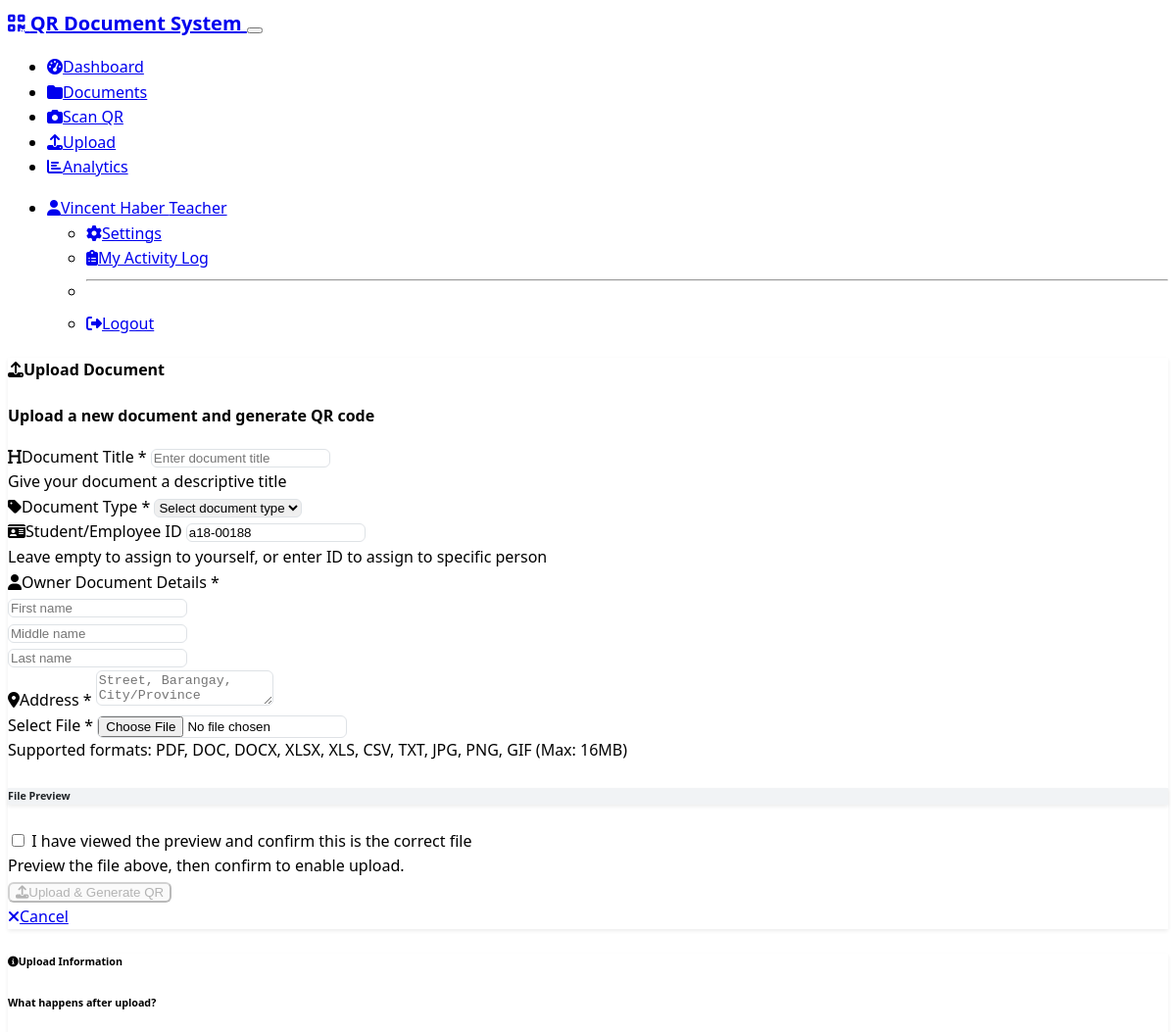
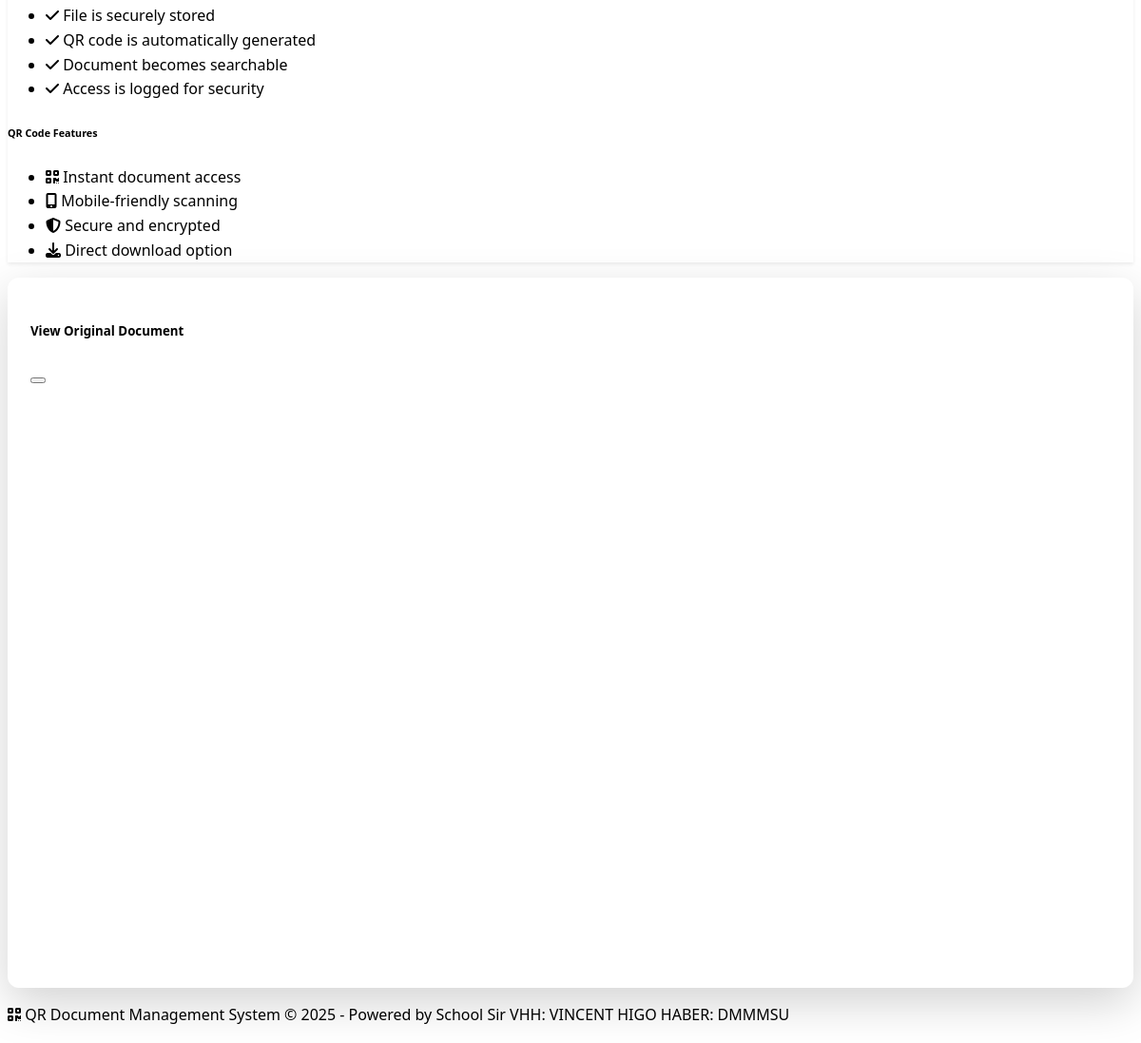
/upload (signed in), run on the app's committed database (2 pictures, top to bottom).
### models.py (models this page shows, shortened)
class User(UserMixin, db.Model):
    id = db.Column(db.Integer, primary_key=True)
    username = db.Column(db.String(64), unique=True, nullable=False, index=True)
    email = db.Column(db.String(120), unique=True, nullable=False, index=True)
    password_hash = db.Column(db.String(256), nullable=False)
    first_name = db.Column(db.String(50), nullable=False)
    last_name = db.Column(db.String(50), nullable=False)
    student_id = db.Column(db.String(20), unique=True, nullable=True)
    role_id = db.Column(db.Integer, db.ForeignKey('role.id'), nullable=False)
    is_active = db.Column(db.Boolean, default=True)
    last_login = db.Column(db.DateTime)
    created_at = db.Column(db.DateTime, default=datetime.utcnow)
    uploaded_documents = db.relationship('Document', foreign_keys='Document.uploaded_by_id', backref='uploader', lazy='dynamic')
    owned_documents = db.relationship('Document', foreign_keys='Document.owner_id', backref='owner', lazy='dynamic')
    access_logs = db.relationship('AccessLog', backref='user', lazy='dynamic')
    def get_full_name(self):
        return f"{self.first_name} {self.last_name}"
    def has_role(self, role_name):
        return self.role and self.role.name == role_name
    def can_access_admin(self):
        return self.has_role('Admin')
    def can_upload_documents(self):
        return self.has_role('Admin') or self.has_role('Teacher') or self.has_role('Registrar')

class Role(db.Model):
    id = db.Column(db.Integer, primary_key=True)
    name = db.Column(db.String(50), unique=True, nullable=False)
    users = db.relationship('User', backref='role', lazy='dynamic')

### routes.py (the view, shortened to what this page needs)
@app.route('/upload', methods=['GET', 'POST'])
@login_required
def upload_document():
    if not current_user.can_upload_documents():
        flash('You do not have permission to upload documents.', 'error')
        return redirect(url_for('dashboard'))
    document_types = DocumentType.query.all()
    return render_template('upload.html', document_types=document_types)

### templates/upload.html (shortened to what this page needs)
{% extends "base.html" %}
{% block content %}
<div class="container mt-4">
    <div class="row justify-content-center">
        <div class="col-md-8 col-lg-6">
            <div class="card">
                <div class="card-header">
                    <h4><i class="fas fa-upload me-2"></i>Upload Document</h4>
                    <p class="mb-0 text-muted">Upload a new document and generate QR code</p>
                </div>
                <div class="card-body">
                    <form method="POST" enctype="multipart/form-data">
                        <div class="mb-3">
                            <label for="title" class="form-label">
                                <i class="fas fa-heading me-1"></i>Document Title *
                            </label>
                            <input type="text" class="form-control" id="title" name="title"
                                   placeholder="Enter document title" required>
                            <div class="form-text">Give your document a descriptive title</div>
                        </div>
                        <div class="mb-3">
                            <label for="document_type" class="form-label">
                                <i class="fas fa-tag me-1"></i>Document Type *
                            </label>
                            <select class="form-select" id="document_type" name="document_type" required>
                                <option value="">Select document type</option>
                            </select>
                        </div>
                        {% if current_user.has_role('Admin') or current_user.has_role('Teacher') or current_user.has_role('Registrar') %}
                        <div class="mb-3">
                            <label for="student_id" class="form-label">
                                <i class="fas fa-id-card me-1"></i>Student/Employee ID
                            </label>
                            <input type="text" class="form-control" id="student_id" name="student_id"
                                   placeholder="Enter student or employee ID (optional)" value="{{ current_user.student_id or '' }}">
                            <div class="form-text">
                                Leave empty to assign to yourself, or enter ID to assign to specific person
                            </div>
                        </div>
                        {% else %}
                        <input type="hidden" name="student_id" value="{{ current_user.student_id or '' }}">
                        {% endif %}
                        <div class="mb-3">
                            <label class="form-label"><i class="fas fa-user me-1"></i>Owner Document Details *</label>
                            <div class="row g-2">
                                <div class="col-md-4">
                                    <input type="text" class="form-control" name="owner_first_name" placeholder="First name" required>
                                </div>
                                <div class="col-md-4">
                                    <input type="text" class="form-control" name="owner_middle_name" placeholder="Middle name" required>
                                </div>
                                <div class="col-md-4">
                                    <input type="text" class="form-control" name="owner_last_name" placeholder="Last name" required>
                                </div>
                            </div>
                        </div>
                        <div class="mb-3">
                            <label for="owner_address" class="form-label"><i class="fas fa-location-dot me-1"></i>Address *</label>
                            <textarea class="form-control" id="owner_address" name="owner_address" rows="2" placeholder="Street, Barangay, City/Province" required></textarea>
                        </div>
                        <div class="mb-3">
                            <label for="file" class="form-label">
                                Select File *
                            </label>
                            <input type="file" class="form-control" id="file" name="file"
                                   accept=".pdf,.doc,.docx,.xlsx,.xls,.csv,.txt,.jpg,.jpeg,.png,.gif" required>
                            <div class="form-text">
                                Supported formats: PDF, DOC, DOCX, XLSX, XLS, CSV, TXT, JPG, PNG, GIF (Max: 16MB)
                            </div>
                        </div>
                        <div id="filePreview" class="mb-3 d-none">
                            <div class="card bg-light">
                                <div class="card-body">
                                    <h6 class="card-title">File Preview</h6>
                                </div>
                            </div>
                        </div>
                        <div id="confirmSection" class="mb-3 d-none">
                            <div class="form-check">
                                <input class="form-check-input" type="checkbox" id="confirmCorrect" required>
                                <label class="form-check-label" for="confirmCorrect">
                                    I have viewed the preview and confirm this is the correct file
                                </label>
                            </div>
                            <div class="form-text">Preview the file above, then confirm to enable upload.</div>
                        </div>
                        <div class="row">
                            <div class="col-md-6">
                                <button type="submit" class="btn btn-primary w-100">
                                    <i class="fas fa-upload me-1"></i>Upload & Generate QR
                                </button>
                            </div>
                            <div class="col-md-6">
                                <a href="{{ url_for('documents') }}" class="btn btn-secondary w-100">
                                    <i class="fas fa-times me-1"></i>Cancel
                                </a>
                            </div>
                        </div>
                    </form>
                </div>
            </div>
            <div class="card mt-4">
                <div class="card-header">
                    <h6><i class="fas fa-info-circle me-2"></i>Upload Information</h6>
                </div>
                <div class="card-body">
                    <div class="row">
                        <div class="col-md-6">
                            <h6>What happens after upload?</h6>
                            <ul class="list-unstyled">
                                <li><i class="fas fa-check text-success me-1"></i> File is securely stored</li>
                                <li><i class="fas fa-check text-success me-1"></i> QR code is automatically generated</li>
                                <li><i class="fas fa-check text-success me-1"></i> Document becomes searchable</li>
                                <li><i class="fas fa-check text-success me-1"></i> Access is logged for security</li>
                            </ul>
                        </div>
                        <div class="col-md-6">
                            <h6>QR Code Features</h6>
                            <ul class="list-unstyled">
                                <li><i class="fas fa-qrcode text-primary me-1"></i> Instant document access</li>
                                <li><i class="fas fa-mobile-alt text-primary me-1"></i> Mobile-friendly scanning</li>
                                <li><i class="fas fa-shield-alt text-primary me-1"></i> Secure and encrypted</li>
                                <li><i class="fas fa-download text-primary me-1"></i> Direct download option</li>
                            </ul>
                        </div>
                    </div>
                </div>
            </div>
        </div>
    </div>
</div>
<div class="modal fade" id="originalViewModal" tabindex="-1" aria-labelledby="originalViewModalLabel" aria-hidden="true">
    <div class="modal-dialog modal-xl">
        <div class="modal-content">
            <div class="modal-header">
                <h5 class="modal-title" id="originalViewModalLabel">View Original Document</h5>
                <button type="button" class="btn-close" data-bs-dismiss="modal" aria-label="Close"></button>
            </div>
            <div class="modal-body" id="originalViewContent" style="height: 70vh;">
            </div>
        </div>
    </div>
</div>
{% endblock %}

### templates/base.html (shortened to what this page needs)
<!DOCTYPE html>
<html lang="en" data-bs-theme="dark">
<head>
    <link href="https://cdn.replit.com/agent/bootstrap-agent-dark-theme.min.css" rel="stylesheet">
    <link rel="stylesheet" href="https://cdnjs.cloudflare.com/ajax/libs/font-awesome/6.4.0/css/all.min.css">
    <link rel="stylesheet" href="{{ url_for('static', filename='css/custom.css') }}">
</head>
<body>
    {% if current_user.is_authenticated %}
    <nav class="navbar navbar-expand-lg navbar-dark bg-dark">
        <div class="container">
            <a class="navbar-brand" href="{{ url_for('dashboard') }}">
                <i class="fas fa-qrcode me-2"></i>
                QR Document System
            </a>
            <button class="navbar-toggler" type="button" data-bs-toggle="collapse" data-bs-target="#navbarNav" aria-controls="navbarNav" aria-expanded="false" aria-label="Toggle navigation" title="Toggle navigation">
            </button>
            <div class="collapse navbar-collapse" id="navbarNav">
                <ul class="navbar-nav me-auto">
                    <li class="nav-item">
                        <a class="nav-link" href="{{ url_for('dashboard') }}">
                            <i class="fas fa-tachometer-alt me-1"></i>Dashboard
                        </a>
                    </li>
                    <li class="nav-item">
                        <a class="nav-link" href="{{ url_for('documents') }}">
                            <i class="fas fa-folder me-1"></i>Documents
                        </a>
                    </li>
                    <li class="nav-item">
                        <a class="nav-link" href="{{ url_for('scan_qr') }}">
                            <i class="fas fa-camera me-1"></i>Scan QR
                        </a>
                    </li>
                    {% if current_user.can_upload_documents() %}
                    <li class="nav-item">
                        <a class="nav-link" href="{{ url_for('upload_document') }}">
                            <i class="fas fa-upload me-1"></i>Upload
                        </a>
                    </li>
                    {% endif %}
                    {% if current_user.has_role('Admin') or current_user.has_role('Teacher') or current_user.has_role('Registrar') %}
                    <li class="nav-item">
                        <a class="nav-link" href="{{ url_for('analytics') }}">
                            <i class="fas fa-chart-bar me-1"></i>Analytics
                        </a>
                    </li>
                    {% endif %}
                </ul>
                <ul class="navbar-nav">
                    <li class="nav-item dropdown">
                        <a class="nav-link dropdown-toggle" href="#" role="button" data-bs-toggle="dropdown">
                            <i class="fas fa-user me-1"></i>{{ current_user.get_full_name() }}
                            <span class="badge bg-secondary ms-1">{{ current_user.role.name }}</span>
                        </a>
                        <ul class="dropdown-menu dropdown-menu-end">
                            <li><a class="dropdown-item" href="{{ url_for('settings') }}">
                                <i class="fas fa-cog me-1"></i>Settings
                            </a></li>
                            <li><a class="dropdown-item" href="{{ url_for('self_activity') }}">
                                <i class="fas fa-clipboard-list me-1"></i>My Activity Log
                            </a></li>
                            <li><hr class="dropdown-divider"></li>
                            <li><a class="dropdown-item" href="{{ url_for('logout') }}">
                                <i class="fas fa-sign-out-alt me-1"></i>Logout
                            </a></li>
                        </ul>
                    </li>
                </ul>
            </div>
        </div>
    </nav>
    {% endif %}
    <main>
        {% if error_message %}
            <div class="container mt-5">
                <div class="row justify-content-center">
                    <div class="col-md-6">
                        <div class="card">
                            <div class="card-body text-center">
                                <i class="fas fa-exclamation-triangle fa-3x text-warning mb-3"></i>
                                <h3>Error</h3>
                                <p class="text-muted">{{ error_message }}</p>
                                <a href="{{ url_for('dashboard') if current_user.is_authenticated else url_for('login') }}" class="btn btn-primary">
                                    <i class="fas fa-home me-1"></i>Go Home
                                </a>
                            </div>
                        </div>
                    </div>
                </div>
            </div>
        {% else %}
            {% block content %}{% endblock %}
        {% endif %}
    </main>
    <footer class="bg-dark text-center py-3 mt-5">
        <div class="container">
            <p class="mb-0 text-muted">
                <i class="fas fa-qrcode me-1"></i>
                QR Document Management System &copy; 2025 - Powered by School Sir VHH: VINCENT HIGO HABER: DMMMSU
            </p>
        </div>
    </footer>
</body>
</html>

### data on the page
User: get_full_name "Vincent Haber", student_id "a18-00188"
Role: role.name "Teacher"
